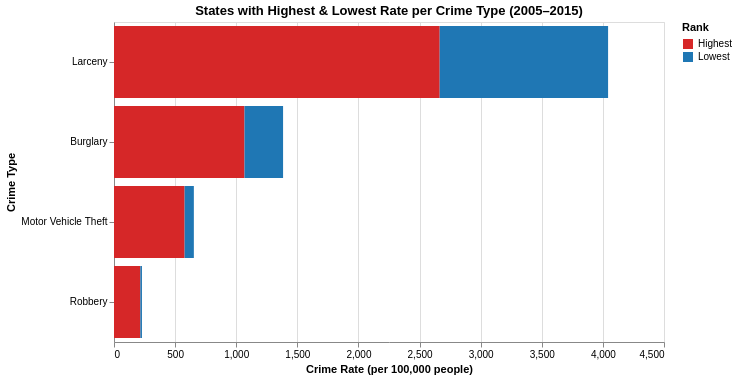

The cell this chart's notebook holds for it:
### Markdown cell above
The chart below is used to aid my next 2 visualizations , it is used to find the states with the least and highest rates for each crime.

### Code cell
# --- Aggregate data at state level ---
avg_state = df.groupby(['State', 'Location', 'State Abbr']).agg(
    larceny      = ('Crime Rate_larceny',              'mean'),
    burglary     = ('Crime Rate_burglary',             'mean'),
    mvt          = ('Crime Rate_motor_vehicle_theft',  'mean'),
    robbery      = ('Crime Rate_robbery',              'mean'),
    poverty      = ('Poverty rate',                    'mean'),
    unemployment = ('Unemployment rate',               'mean'),
    gdp          = ('GDP per capita',                  'mean'),
    gini         = ('Gini coefficient',                'mean'),
    population   = ('Population',                      'mean'),
).reset_index()

# --- Find highest AND lowest state for each crime type ---
crime_cols = {
    'larceny': 'Larceny',
    'burglary': 'Burglary',
    'mvt': 'Motor Vehicle Theft',
    'robbery': 'Robbery'
}

rows = []
for col, name in crime_cols.items():
    for rank, func in [('Highest', 'idxmax'), ('Lowest', 'idxmin')]:
        idx = getattr(avg_state[col], func)()
        rows.append({
            'Crime Type': name,
            'Rank':       rank,
            'State':      avg_state.loc[idx, 'State'],
            'Rate':       avg_state.loc[idx, col],
            'Poverty':    avg_state.loc[idx, 'poverty'],
            'Unemployment': avg_state.loc[idx, 'unemployment'],
            'GDP':        avg_state.loc[idx, 'gdp'],
            'Gini':       avg_state.loc[idx, 'gini']
        })

highest_lowest_crime_states = pd.DataFrame(rows)

# --- Visualization ---
chart = alt.Chart(highest_lowest_crime_states).mark_bar().encode(
    x=alt.X('Rate:Q', title='Crime Rate (per 100,000 people)'),
    y=alt.Y('Crime Type:N', sort='-x'),
    xOffset=alt.XOffset('Rank:N'),          # groups Highest/Lowest side by side
    color=alt.Color(
        'Rank:N',
        scale=alt.Scale(domain=['Highest', 'Lowest'], range=['#d62728', '#1f77b4']),
        title='Rank'
    ),
    tooltip=[
        alt.Tooltip('Crime Type:N'),
        alt.Tooltip('Rank:N'),
        alt.Tooltip('State:N'),
        alt.Tooltip('Rate:Q',         format='.1f'),
        alt.Tooltip('Poverty:Q',      format='.1f'),
        alt.Tooltip('Unemployment:Q', format='.1f'),
        alt.Tooltip('GDP:Q',          format=',.0f'),
        alt.Tooltip('Gini:Q',         format='.3f')
    ]
).properties(
    title='States with Highest & Lowest Rate per Crime Type (2005–2015)',
    width=550,
    height=320
)

chart

### Figure 1 — Vega-Lite specification as saved in the notebook (floating-point values rounded to 4 significant figures)
{"config": {"view": {"continuousWidth": 300, "continuousHeight": 300}}, "data": {"name": "data-eacf0c421553d0afbf1ed80f6e7c3ff5"}, "mark": {"type": "bar"}, "encoding": {"color": {"field": "Rank", "scale": {"domain": ["Highest", "Lowest"], "range": ["#d62728", "#1f77b4"]}, "title": "Rank", "type": "nominal"}, "tooltip": [{"field": "Crime Type", "type": "nominal"}, {"field": "Rank", "type": "nominal"}, {"field": "State", "type": "nominal"}, {"field": "Rate", "format": ".1f", "type": "quantitative"}, {"field": "Poverty", "format": ".1f", "type": "quantitative"}, {"field": "Unemployment", "format": ".1f", "type": "quantitative"}, {"field": "GDP", "format": ",.0f", "type": "quantitative"}, {"field": "Gini", "format": ".3f", "type": "quantitative"}], "x": {"field": "Rate", "title": "Crime Rate (per 100,000 people)", "type": "quantitative"}, "xOffset": {"field": "Rank", "type": "nominal"}, "y": {"field": "Crime Type", "sort": "-x", "type": "nominal"}}, "height": 320, "title": "States with Highest & Lowest Rate per Crime Type (2005–2015)", "width": 550, "$schema": "https://vega.github.io/schema/vega-lite/v6.1.0.json", "datasets": {"data-eacf0c421553d0afbf1ed80f6e7c3ff5": [{"Crime Type": "Larceny", "Rank": "Highest", "State": "South Carolina", "Rate": 2665.0, "Poverty": 12.88, "Unemployment": 7.991, "GDP": 38210.0, "Gini": 0.4647}, {"Crime Type": "Larceny", "Rank": "Lowest", "State": "South Dakota", "Rate": 1378.0, "Poverty": 8.955, "Unemployment": 3.818, "GDP": 50000.0, "Gini": 0.4415}, {"Crime Type": "Burglary", "Rank": "Highest", "State": "Arkansas", "Rate": 1068.0, "Poverty": 13.96, "Unemployment": 6.482, "GDP": 37320.0, "Gini": 0.4643}, {"Crime Type": "Burglary", "Rank": "Lowest", "State": "New York", "Rate": 315.6, "Poverty": 11.39, "Unemployment": 6.591, "GDP": 64820.0, "Gini": 0.5025}, {"Crime Type": "Motor Vehicle Theft", "Rank": "Highest", "State": "Nevada", "Rate": 577.8, "Poverty": 10.0, "Unemployment": 8.418, "GDP": 50430.0, "Gini": 0.4427}, {"Crime Type": "Motor Vehicle Theft", "Rank": "Lowest", "State": "Vermont", "Rate": 75.59, "Poverty": 7.236, "Unemployment": 4.636, "GDP": 44800.0, "Gini": 0.4341}, {"Crime Type": "Robbery", "Rank": "Highest", "State": "Nevada", "Rate": 215.6, "Poverty": 10.0, "Unemployment": 8.418, "GDP": 50430.0, "Gini": 0.4427}, {"Crime Type": "Robbery", "Rank": "Lowest", "State": "Wyoming", "Rate": 13.14, "Poverty": 6.9, "Unemployment": 4.509, "GDP": 70830.0, "Gini": 0.4205}]}}
